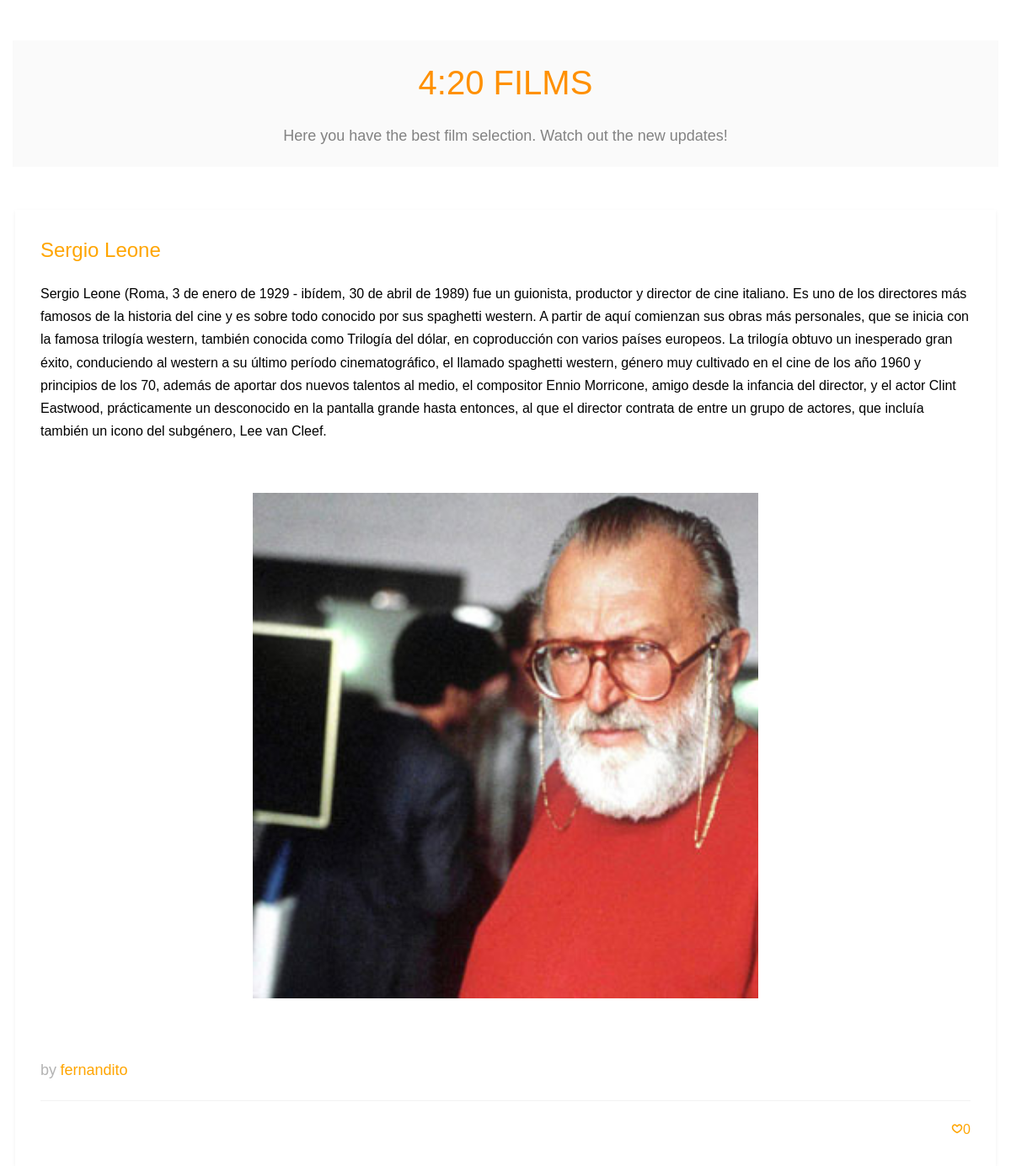
The page /director/11 on the database its author committed.
### appMediaCenter/models.py (models this page shows, shortened)
class Director(models.Model):
    name = models.CharField(max_length=50)
    biography = models.TextField(null=False, blank=False)
    image = models.ImageField(upload_to='media/director_images/')
    likes = models.IntegerField(default=0)

### appMediaCenter/views.py (the view)
# urls.py: path('director/<int:director_id>', views.director, name='director'),
def director(request, director_id):
    director = get_object_or_404(Director, pk=director_id)
    context = {'director': director}
    return render(request, 'director.html', context)

### appMediaCenter/templates/director.html (shortened to what this page needs)
{% extends "base.html" %}
{% block styles %}
{% load static %}
<link rel="stylesheet" href="{% static 'css/animate.css' %}">
<link rel="stylesheet" href="{% static 'css/icomoon.css' %}">
<link rel="stylesheet" href="{% static 'css/bootstrap.css' %}">
<link rel="stylesheet" href="{% static 'css/style.css' %}">
{% endblock %}
{% block content %}
              <div id="fh5co-blog">
                <div class="container">
                    {% if director %}
                    <div class="center">
                      <div class="individual">
                        <div class="blog-text">
                          <h3>{{director.name}}</h3>
                          <p>{{director.biography}}</p>
                          {% load static %}
                          <div class="padding">
                            <div class="director" style="background-image: url({% static director.image.name %});background-size: cover;"></div>
                          </div>
                          <div class="pading"></div>
                          <p><span class="byfernandito">by</span> <span class="orange byfernandito">fernandito</span></p>
                          <ul class="stuff">
                            <li><i class="icon-heart2"></i>{{director.likes}}</li>
                          </ul>
                        </div>
                      </div>
                    </div>
                    {% else %}
                    <p>No existe el director seleccionado.</p>
                    {% endif %}
                </div>
              </div>
{% endblock %}

### appMediaCenter/static/css/icomoon.css (style rules this page uses)
[class^="icon-"], [class*=" icon-"] { font-family: 'icomoon' !important; speak: none; font-style: normal; font-weight: normal; font-variant: normal; text-transform: none; line-height: 1; -webkit-font-smoothing: antialiased; -moz-osx-font-smoothing: grayscale; }
.icon-heart2:before { content: "\eaa4"; }

### appMediaCenter/static/css/style.css (style rules this page uses)
body { font-family: "Space Mono", Arial, serif; font-weight: 400; font-size: 16px; line-height: 1.7; color: #4d4d4d; background: #fff; }
p { margin-bottom: 10px; }
h1, h2, h3, h4, h5, h6, figure { color: #000; font-family: "Space Mono", Arial, serif; font-weight: 400; margin: 0 0 20px 0; }
#fh5co-about, #fh5co-resume, #fh5co-skills, #fh5co-started, #fh5co-work, #fh5co-blog, #fh5co-pricing, #fh5co-contact { padding: 3em 0; clear: both; }
.individual .blog-text { margin-bottom: 30px; position: relative; width: 100%; padding: 30px; float: left; background: #fff; -webkit-box-shadow: 0px 2px 5px 0px rgba(0, 0, 0, 0.06); -moz-box-shadow: 0px 2px 5px 0px rgba(0, 0, 0, 0.06); box-shadow: 0px 2px 5px 0px rgba(0, 0, 0, 0.06); -webkit-transition: 0.3s; -o-transition: 0.3s; transition: 0.3s; }
.individual .blog-text span { display: inline-block; margin-bottom: 10px; font-size: 18px !important; color: rgba(0, 0, 0, 0.3); }
.individual .blog-text .stuff { margin: 0; padding: 0; border-top: 1px solid rgba(0, 0, 0, 0.05); padding-top: 20px; }
.individual .blog-text .stuff li { list-style: none; display: inline-block; margin-left: 10px; }
.individual .blog-text .stuff li:first-child { margin-left: 0; }
.individual .blog-text .stuff li:last-child { float: right; }
.individual .blog-text .stuff li:last-child i { padding-right: 0; padding-left: 10px; }
.individual .blog-text .stuff li i { font-size: 14px; padding-right: 5px; }
.individual .blog-text h3 { font-size: 24px; margin-bottom: 20px; line-height: 1.5; color: orange; }
.individual .blog-text p { color: black; }
.individual { height: 500px; width: 100%; margin: auto; background: rgba(250, 250, 250, 0.95); color: orange; }
.container { padding-left: 0px; padding-right: 0px; }
.individual .blog-text .orange { color: orange; }
.pading { height: 60px; }
.director { margin: 0 auto; width: 600px; height: 600px; }
.padding { margin-top: 60px; }
.center { display: flex; justify-content: center; height: 50px; border: 3px solid transparent; }

### rows shown on the page
Director: name "Sergio Leone", biography "Sergio Leone (Roma, 3 de enero de 1929 - ibídem, 30 de abril de 1989) fue un guionista, productor y director de cine italiano. Es uno de los directores más famosos de la historia del cine y es sobre todo conocido por sus spaghetti western. A partir de aquí comienzan sus obras más personales, que se inicia con la famosa trilogía western, también conocida como Trilogía del dólar, en coproducción con varios países europeos. La trilogía obtuvo un inesperado gran éxito, conduciendo al western a su último período cinematográfico, el llamado spaghetti western, género muy cultivado en el cine de los año 1960 y principios de los 70, además de aportar dos nuevos talentos al medio, el compositor Ennio…", image (picture), likes "0"
